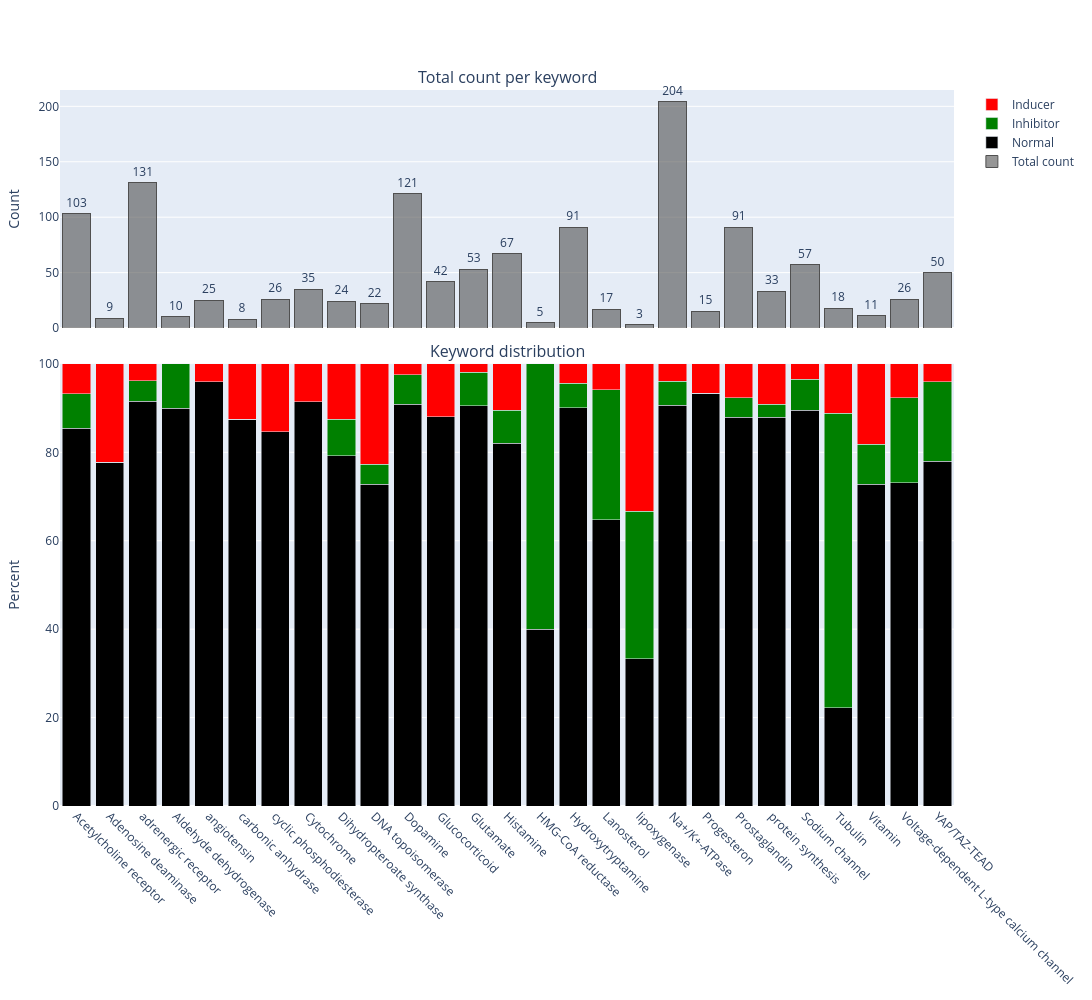

The code cell stored with this chart in its notebook:
### Markdown cell above
# -----------------------

### Code cell
g = Graph(df_master, type_col="Screen: Effect on EV uptake", height=1000)
fig = g.bar_plot()

### Figure 1 — Plotly figure (JSON) as saved in the notebook; plotly's stock layout.template omitted (floating-point values rounded to 4 significant figures)
{"data": [{"cliponaxis": false, "marker": {"color": "rgba(80,80,80,0.6)", "line": {"color": "rgba(80,80,80,1)", "width": 1}}, "name": "Total count", "text": ["103", "9", "131", "10", "25", "8", "26", "35", "24", "22", "121", "42", "53", "67", "5", "91", "17", "3", "204", "15", "91", "33", "57", "18", "11", "26", "50"], "textposition": "outside", "type": "bar", "x": ["Acetylcholine receptor", "Adenosine deaminase", "adrenergic receptor", "Aldehyde dehydrogenase", "angiotensin", "carbonic anhydrase", "cyclic phosphodiesterase", "Cytochrome", "Dihydropteroate synthase", "DNA topoisomerase", "Dopamine", "Glucocorticoid", "Glutamate", "Histamine", "HMG-CoA reductase", "Hydroxytryptamine", "Lanosterol", "lipoxygenase", "Na+/K+-ATPase", "Progesteron", "Prostaglandin", "protein synthesis", "Sodium channel", "Tubulin", "Vitamin", "Voltage-dependent L-type calcium channel", "YAP/TAZ-TEAD"], "xaxis": "x", "y": [103, 9, 131, 10, 25, 8, 26, 35, 24, 22, 121, 42, 53, 67, 5, 91, 17, 3, 204, 15, 91, 33, 57, 18, 11, 26, 50], "yaxis": "y"}, {"marker": {"color": "black"}, "name": "Normal", "type": "bar", "x": ["Acetylcholine receptor", "Adenosine deaminase", "adrenergic receptor", "Aldehyde dehydrogenase", "angiotensin", "carbonic anhydrase", "cyclic phosphodiesterase", "Cytochrome", "Dihydropteroate synthase", "DNA topoisomerase", "Dopamine", "Glucocorticoid", "Glutamate", "Histamine", "HMG-CoA reductase", "Hydroxytryptamine", "Lanosterol", "lipoxygenase", "Na+/K+-ATPase", "Progesteron", "Prostaglandin", "protein synthesis", "Sodium channel", "Tubulin", "Vitamin", "Voltage-dependent L-type calcium channel", "YAP/TAZ-TEAD"], "xaxis": "x2", "y": [85.44, 77.78, 91.6, 90, 96, 87.5, 84.62, 91.43, 79.17, 72.73, 90.91, 88.1, 90.57, 82.09, 40, 90.11, 64.71, 33.33, 90.69, 93.33, 87.91, 87.88, 89.47, 22.22, 72.73, 73.08, 78], "yaxis": "y2"}, {"marker": {"color": "green"}, "name": "Inhibitor", "type": "bar", "x": ["Acetylcholine receptor", "Adenosine deaminase", "adrenergic receptor", "Aldehyde dehydrogenase", "angiotensin", "carbonic anhydrase", "cyclic phosphodiesterase", "Cytochrome", "Dihydropteroate synthase", "DNA topoisomerase", "Dopamine", "Glucocorticoid", "Glutamate", "Histamine", "HMG-CoA reductase", "Hydroxytryptamine", "Lanosterol", "lipoxygenase", "Na+/K+-ATPase", "Progesteron", "Prostaglandin", "protein synthesis", "Sodium channel", "Tubulin", "Vitamin", "Voltage-dependent L-type calcium channel", "YAP/TAZ-TEAD"], "xaxis": "x2", "y": [7.767, 0, 4.58, 10, 0, 0, 0, 0, 8.333, 4.545, 6.612, 0, 7.547, 7.463, 60, 5.495, 29.41, 33.33, 5.392, 0, 4.396, 3.03, 7.018, 66.67, 9.091, 19.23, 18], "yaxis": "y2"}, {"marker": {"color": "red"}, "name": "Inducer", "type": "bar", "x": ["Acetylcholine receptor", "Adenosine deaminase", "adrenergic receptor", "Aldehyde dehydrogenase", "angiotensin", "carbonic anhydrase", "cyclic phosphodiesterase", "Cytochrome", "Dihydropteroate synthase", "DNA topoisomerase", "Dopamine", "Glucocorticoid", "Glutamate", "Histamine", "HMG-CoA reductase", "Hydroxytryptamine", "Lanosterol", "lipoxygenase", "Na+/K+-ATPase", "Progesteron", "Prostaglandin", "protein synthesis", "Sodium channel", "Tubulin", "Vitamin", "Voltage-dependent L-type calcium channel", "YAP/TAZ-TEAD"], "xaxis": "x2", "y": [6.796, 22.22, 3.817, 0, 4, 12.5, 15.38, 8.571, 12.5, 22.73, 2.479, 11.9, 1.887, 10.45, 0, 4.396, 5.882, 33.33, 3.922, 6.667, 7.692, 9.091, 3.509, 11.11, 18.18, 7.692, 4], "yaxis": "y2"}], "layout": {"annotations": [{"font": {"size": 16}, "showarrow": false, "text": "Total count per keyword", "x": 0.5, "xanchor": "center", "xref": "paper", "y": 1, "yanchor": "bottom", "yref": "paper"}, {"font": {"size": 16}, "showarrow": false, "text": "Keyword distribution", "x": 0.5, "xanchor": "center", "xref": "paper", "y": 0.6175, "yanchor": "bottom", "yref": "paper"}], "bargap": 0.15, "barmode": "stack", "height": 1000, "margin": {"b": 180, "l": 60, "r": 40, "t": 90}, "title": {"text": ""}, "width": 1100, "xaxis": {"anchor": "y", "domain": [0, 1], "matches": "x2", "showticklabels": false}, "xaxis2": {"anchor": "y2", "automargin": true, "domain": [0, 1], "tickangle": 45}, "yaxis": {"anchor": "x", "automargin": true, "domain": [0.6675, 1], "title": {"text": "Count"}}, "yaxis2": {"anchor": "x2", "automargin": true, "domain": [0, 0.6175], "range": [0, 100], "tickmode": "array", "ticksuffix": "%", "tickvals": [0, 20, 40, 60, 80, 100], "title": {"text": "Percent"}}}}
